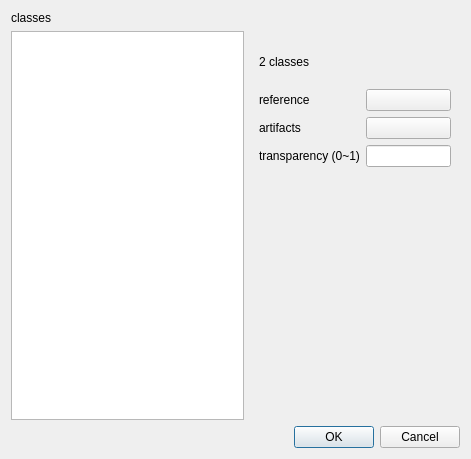
<?xml version="1.0" encoding="UTF-8"?>
<ui version="4.0">
 <class>PreColor</class>
 <widget class="QDialog" name="PreColor">
  <property name="geometry">
   <rect>
    <x>0</x>
    <y>0</y>
    <width>471</width>
    <height>459</height>
   </rect>
  </property>
  <property name="windowTitle">
   <string>Default Colors</string>
  </property>
  <layout class="QVBoxLayout" name="verticalLayout">
   <item>
    <layout class="QGridLayout" name="gridLayout">
     <item row="0" column="0">
      <widget class="QLabel" name="label_23">
       <property name="frameShadow">
        <enum>QFrame::Raised</enum>
       </property>
       <property name="text">
        <string>classes</string>
       </property>
      </widget>
     </item>
     <item row="1" column="0">
      <widget class="QListWidget" name="listWidget">
       <property name="sizePolicy">
        <sizepolicy hsizetype="Expanding" vsizetype="Expanding">
         <horstretch>0</horstretch>
         <verstretch>0</verstretch>
        </sizepolicy>
       </property>
      </widget>
     </item>
     <item row="1" column="1">
      <widget class="QStackedWidget" name="stackedWidget">
       <property name="sizePolicy">
        <sizepolicy hsizetype="Maximum" vsizetype="Preferred">
         <horstretch>0</horstretch>
         <verstretch>0</verstretch>
        </sizepolicy>
       </property>
       <property name="currentIndex">
        <number>0</number>
       </property>
       <widget class="QWidget" name="page">
        <layout class="QVBoxLayout" name="verticalLayout_4">
         <item>
          <layout class="QGridLayout" name="gridLayout_3">
           <item row="0" column="0">
            <widget class="QLabel" name="label_17">
             <property name="text">
              <string>2 classes</string>
             </property>
            </widget>
           </item>
           <item row="3" column="0">
            <widget class="QLabel" name="label_15">
             <property name="text">
              <string>transparency (0~1)</string>
             </property>
            </widget>
           </item>
           <item row="2" column="1">
            <widget class="QPushButton" name="b_22">
             <property name="text">
              <string/>
             </property>
            </widget>
           </item>
           <item row="5" column="1">
            <widget class="QLabel" name="label_27">
             <property name="text">
              <string/>
             </property>
            </widget>
           </item>
           <item row="1" column="1">
            <widget class="QPushButton" name="b_21">
             <property name="text">
              <string/>
             </property>
            </widget>
           </item>
           <item row="2" column="0">
            <widget class="QLabel" name="label_16">
             <property name="text">
              <string>artifacts</string>
             </property>
            </widget>
           </item>
           <item row="1" column="0">
            <widget class="QLabel" name="label_14">
             <property name="text">
              <string>reference</string>
             </property>
            </widget>
           </item>
           <item row="3" column="1">
            <widget class="QLineEdit" name="trans1"/>
           </item>
           <item row="7" column="0">
            <widget class="QLabel" name="label_19">
             <property name="text">
              <string/>
             </property>
            </widget>
           </item>
           <item row="7" column="1">
            <widget class="QLabel" name="label_20">
             <property name="text">
              <string/>
             </property>
            </widget>
           </item>
           <item row="6" column="1">
            <widget class="QLabel" name="label_25">
             <property name="text">
              <string/>
             </property>
            </widget>
           </item>
           <item row="6" column="0">
            <widget class="QLabel" name="label_24">
             <property name="text">
              <string/>
             </property>
            </widget>
           </item>
           <item row="5" column="0">
            <widget class="QLabel" name="label_26">
             <property name="text">
              <string/>
             </property>
            </widget>
           </item>
           <item row="4" column="0">
            <widget class="QLabel" name="label_28">
             <property name="text">
              <string/>
             </property>
            </widget>
           </item>
           <item row="4" column="1">
            <widget class="QLabel" name="label_29">
             <property name="text">
              <string/>
             </property>
            </widget>
           </item>
           <item row="8" column="0">
            <widget class="QLabel" name="label_39">
             <property name="text">
              <string/>
             </property>
            </widget>
           </item>
           <item row="8" column="1">
            <widget class="QLabel" name="label_40">
             <property name="text">
              <string/>
             </property>
            </widget>
           </item>
          </layout>
         </item>
        </layout>
       </widget>
       <widget class="QWidget" name="page_2">
        <layout class="QVBoxLayout" name="verticalLayout_2">
         <item>
          <layout class="QGridLayout" name="ggglayout">
           <item row="5" column="1">
            <widget class="QLabel" name="label_35">
             <property name="text">
              <string/>
             </property>
            </widget>
           </item>
           <item row="7" column="1">
            <widget class="QLabel" name="label_31">
             <property name="text">
              <string/>
             </property>
            </widget>
           </item>
           <item row="4" column="0">
            <widget class="QLabel" name="label_36">
             <property name="text">
              <string/>
             </property>
            </widget>
           </item>
           <item row="4" column="1">
            <widget class="QLabel" name="label_37">
             <property name="text">
              <string/>
             </property>
            </widget>
           </item>
           <item row="6" column="1">
            <widget class="QLabel" name="label_33">
             <property name="text">
              <string/>
             </property>
            </widget>
           </item>
           <item row="7" column="0">
            <widget class="QLabel" name="label_30">
             <property name="text">
              <string/>
             </property>
            </widget>
           </item>
           <item row="1" column="1">
            <widget class="QComboBox" name="cb_81">
             <item>
              <property name="text">
               <string>//</string>
              </property>
             </item>
             <item>
              <property name="text">
               <string>\\</string>
              </property>
             </item>
             <item>
              <property name="text">
               <string>XX</string>
              </property>
             </item>
             <item>
              <property name="text">
               <string>--</string>
              </property>
             </item>
             <item>
              <property name="text">
               <string>**</string>
              </property>
             </item>
            </widget>
           </item>
           <item row="5" column="0">
            <widget class="QLabel" name="label_34">
             <property name="text">
              <string/>
             </property>
            </widget>
           </item>
           <item row="0" column="0">
            <widget class="QLabel" name="label_21">
             <property name="text">
              <string>8 classes</string>
             </property>
            </widget>
           </item>
           <item row="3" column="1">
            <widget class="QComboBox" name="cb_83">
             <item>
              <property name="text">
               <string>//</string>
              </property>
             </item>
             <item>
              <property name="text">
               <string>\\</string>
              </property>
             </item>
             <item>
              <property name="text">
               <string>XX</string>
              </property>
             </item>
             <item>
              <property name="text">
               <string>--</string>
              </property>
             </item>
             <item>
              <property name="text">
               <string>**</string>
              </property>
             </item>
            </widget>
           </item>
           <item row="1" column="0">
            <widget class="QLabel" name="label">
             <property name="text">
              <string>movement</string>
             </property>
            </widget>
           </item>
           <item row="3" column="0">
            <widget class="QLabel" name="label_3">
             <property name="text">
              <string>noise</string>
             </property>
            </widget>
           </item>
           <item row="2" column="0">
            <widget class="QLabel" name="label_2">
             <property name="text">
              <string>shim</string>
             </property>
            </widget>
           </item>
           <item row="2" column="1">
            <widget class="QComboBox" name="cb_82">
             <item>
              <property name="text">
               <string>//</string>
              </property>
             </item>
             <item>
              <property name="text">
               <string>\\</string>
              </property>
             </item>
             <item>
              <property name="text">
               <string>XX</string>
              </property>
             </item>
             <item>
              <property name="text">
               <string>--</string>
              </property>
             </item>
             <item>
              <property name="text">
               <string>**</string>
              </property>
             </item>
            </widget>
           </item>
           <item row="8" column="0">
            <widget class="QLabel" name="label_41">
             <property name="text">
              <string/>
             </property>
            </widget>
           </item>
           <item row="8" column="1">
            <widget class="QLabel" name="label_42">
             <property name="text">
              <string/>
             </property>
            </widget>
           </item>
          </layout>
         </item>
        </layout>
       </widget>
       <widget class="QWidget" name="page_3">
        <layout class="QVBoxLayout" name="verticalLayout_3">
         <item>
          <layout class="QGridLayout" name="gridLayout_2">
           <item row="1" column="0">
            <widget class="QLabel" name="label_5">
             <property name="text">
              <string>t1 head</string>
             </property>
            </widget>
           </item>
           <item row="2" column="0">
            <widget class="QLabel" name="label_6">
             <property name="text">
              <string>t1 abdomen</string>
             </property>
            </widget>
           </item>
           <item row="6" column="0">
            <widget class="QLabel" name="label_10">
             <property name="text">
              <string>transparency (0~1)</string>
             </property>
            </widget>
           </item>
           <item row="3" column="0">
            <widget class="QLabel" name="label_7">
             <property name="text">
              <string>t2 abdomen</string>
             </property>
            </widget>
           </item>
           <item row="4" column="1">
            <widget class="QPushButton" name="b_114">
             <property name="text">
              <string/>
             </property>
            </widget>
           </item>
           <item row="9" column="1">
            <widget class="QComboBox" name="cb_113">
             <item>
              <property name="text">
               <string>//</string>
              </property>
             </item>
             <item>
              <property name="text">
               <string>\\</string>
              </property>
             </item>
             <item>
              <property name="text">
               <string>XX</string>
              </property>
             </item>
             <item>
              <property name="text">
               <string>--</string>
              </property>
             </item>
             <item>
              <property name="text">
               <string>**</string>
              </property>
             </item>
            </widget>
           </item>
           <item row="7" column="1">
            <widget class="QComboBox" name="cb_111">
             <item>
              <property name="text">
               <string>//</string>
              </property>
             </item>
             <item>
              <property name="text">
               <string>\\</string>
              </property>
             </item>
             <item>
              <property name="text">
               <string>XX</string>
              </property>
             </item>
             <item>
              <property name="text">
               <string>--</string>
              </property>
             </item>
             <item>
              <property name="text">
               <string>**</string>
              </property>
             </item>
            </widget>
           </item>
           <item row="8" column="1">
            <widget class="QComboBox" name="cb_112">
             <item>
              <property name="text">
               <string>//</string>
              </property>
             </item>
             <item>
              <property name="text">
               <string>\\</string>
              </property>
             </item>
             <item>
              <property name="text">
               <string>XX</string>
              </property>
             </item>
             <item>
              <property name="text">
               <string>--</string>
              </property>
             </item>
             <item>
              <property name="text">
               <string>**</string>
              </property>
             </item>
            </widget>
           </item>
           <item row="2" column="1">
            <widget class="QPushButton" name="b_112">
             <property name="text">
              <string/>
             </property>
            </widget>
           </item>
           <item row="7" column="0">
            <widget class="QLabel" name="label_12">
             <property name="text">
              <string>movement</string>
             </property>
            </widget>
           </item>
           <item row="9" column="0">
            <widget class="QLabel" name="label_22">
             <property name="text">
              <string>both</string>
             </property>
            </widget>
           </item>
           <item row="4" column="0">
            <widget class="QLabel" name="label_8">
             <property name="text">
              <string>t1 liver</string>
             </property>
            </widget>
           </item>
           <item row="3" column="1">
            <widget class="QPushButton" name="b_113">
             <property name="text">
              <string/>
             </property>
            </widget>
           </item>
           <item row="5" column="1">
            <widget class="QPushButton" name="b_115">
             <property name="text">
              <string/>
             </property>
            </widget>
           </item>
           <item row="8" column="0">
            <widget class="QLabel" name="label_13">
             <property name="text">
              <string>shim</string>
             </property>
            </widget>
           </item>
           <item row="0" column="0">
            <widget class="QLabel" name="label_4">
             <property name="text">
              <string>11 classes</string>
             </property>
            </widget>
           </item>
           <item row="5" column="0">
            <widget class="QLabel" name="label_9">
             <property name="text">
              <string>t2 liver</string>
             </property>
            </widget>
           </item>
           <item row="6" column="1">
            <widget class="QLineEdit" name="trans3"/>
           </item>
           <item row="1" column="1">
            <widget class="QPushButton" name="b_111">
             <property name="text">
              <string/>
             </property>
            </widget>
           </item>
           <item row="10" column="0">
            <widget class="QLabel" name="label_11">
             <property name="text">
              <string/>
             </property>
            </widget>
           </item>
           <item row="10" column="1">
            <widget class="QLabel" name="label_18">
             <property name="text">
              <string/>
             </property>
            </widget>
           </item>
           <item row="11" column="0">
            <widget class="QLabel" name="label_32">
             <property name="text">
              <string/>
             </property>
            </widget>
           </item>
           <item row="11" column="1">
            <widget class="QLabel" name="label_38">
             <property name="text">
              <string/>
             </property>
            </widget>
           </item>
          </layout>
         </item>
        </layout>
       </widget>
      </widget>
     </item>
    </layout>
   </item>
   <item>
    <widget class="QDialogButtonBox" name="buttonBox">
     <property name="orientation">
      <enum>Qt::Horizontal</enum>
     </property>
     <property name="standardButtons">
      <set>QDialogButtonBox::Cancel|QDialogButtonBox::Ok</set>
     </property>
    </widget>
   </item>
  </layout>
 </widget>
 <resources/>
 <connections>
  <connection>
   <sender>buttonBox</sender>
   <signal>accepted()</signal>
   <receiver>PreColor</receiver>
   <slot>accept()</slot>
   <hints>
    <hint type="sourcelabel">
     <x>248</x>
     <y>254</y>
    </hint>
    <hint type="destinationlabel">
     <x>157</x>
     <y>274</y>
    </hint>
   </hints>
  </connection>
  <connection>
   <sender>buttonBox</sender>
   <signal>rejected()</signal>
   <receiver>PreColor</receiver>
   <slot>reject()</slot>
   <hints>
    <hint type="sourcelabel">
     <x>316</x>
     <y>260</y>
    </hint>
    <hint type="destinationlabel">
     <x>286</x>
     <y>274</y>
    </hint>
   </hints>
  </connection>
 </connections>
</ui>
